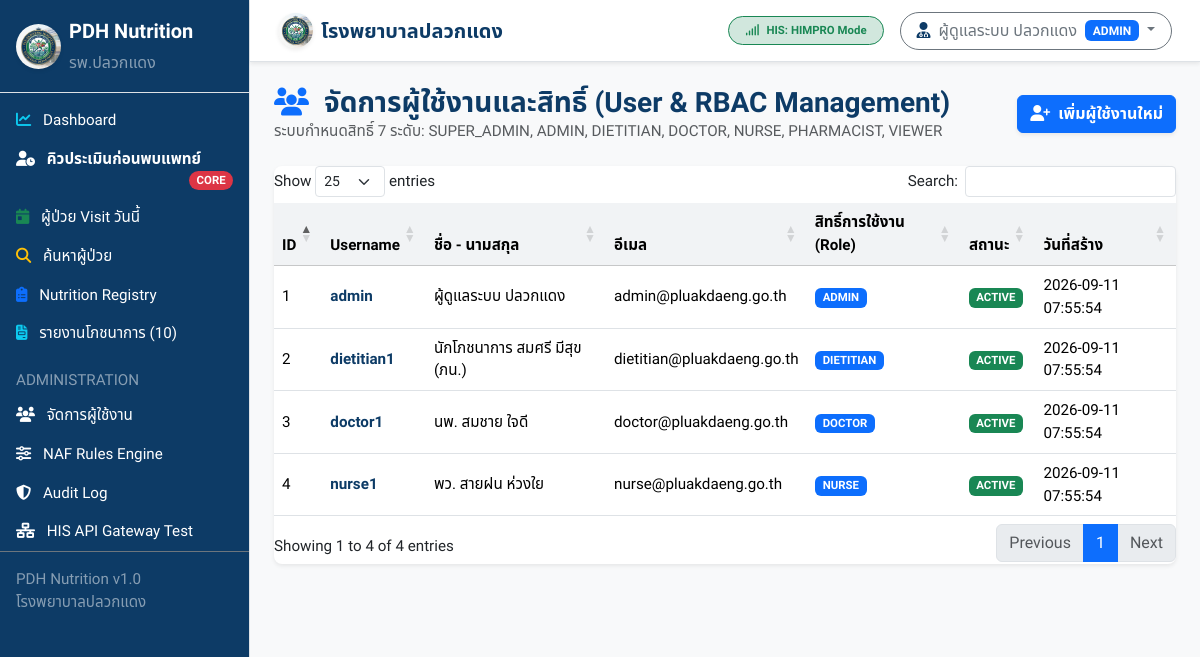
Page /admin/users (signed in) on the committed database.
### tables this page shows
CREATE TABLE `users` (
  `id` INT AUTO_INCREMENT PRIMARY KEY,
  `username` VARCHAR(50) NOT NULL UNIQUE,
  `password_hash` VARCHAR(255) NOT NULL,
  `fullname` VARCHAR(100) NOT NULL,
  `email` VARCHAR(100) NULL,
  `role` VARCHAR(30) NOT NULL DEFAULT 'DIETITIAN',
  `status` ENUM('ACTIVE', 'INACTIVE', 'SUSPENDED') NOT NULL DEFAULT 'ACTIVE',
  `created_at` DATETIME NOT NULL DEFAULT CURRENT_TIMESTAMP,
  `updated_at` DATETIME NULL ON UPDATE CURRENT_TIMESTAMP,
  INDEX `idx_users_role` (`role`),
  INDEX `idx_users_status` (`status`)
);

### app/Controllers/AdminController.php (called while the page is built, shortened)
<?php
class AdminController {
    public function users(): void {
        $pdo = Database::getConnection();
        $stmt = $pdo->query("SELECT * FROM users ORDER BY id ASC");
        $users = $stmt->fetchAll(PDO::FETCH_ASSOC);
        require __DIR__ . '/../../views/admin/users.php';
    }
}

### views/admin/users.php (the view, shortened to what this page needs)
<?php
require __DIR__ . '/../layouts/header.php';
require __DIR__ . '/../layouts/sidebar.php';
?>
<div id="page-content-wrapper" class="w-100">
  <?php require __DIR__ . '/../layouts/navbar.php'; ?>
  <div class="container-fluid p-4">
    <div class="d-flex justify-content-between align-items-center mb-4">
      <div>
        <h3 class="fw-bold text-pdh-blue mb-0"><i class="fa-solid fa-users text-primary me-2"></i> จัดการผู้ใช้งานและสิทธิ์ (User & RBAC Management)</h3>
        <p class="text-muted mb-0">ระบบกำหนดสิทธิ์ 7 ระดับ: SUPER_ADMIN, ADMIN, DIETITIAN, DOCTOR, NURSE, PHARMACIST, VIEWER</p>
      </div>
      <button class="btn btn-primary fw-bold shadow-sm" data-bs-toggle="modal" data-bs-target="#userModal">
        <i class="fa-solid fa-user-plus me-1"></i> เพิ่มผู้ใช้งานใหม่
      </button>
    </div>
    <div class="card shadow-sm border-0">
      <div class="card-body p-0">
        <div class="table-responsive">
          <table class="table table-hover align-middle mb-0 datatable">
            <thead class="table-light">
              <tr>
                <th>ID</th>
                <th>Username</th>
                <th>ชื่อ - นามสกุล</th>
                <th>อีเมล</th>
                <th>สิทธิ์การใช้งาน (Role)</th>
                <th>สถานะ</th>
                <th>วันที่สร้าง</th>
              </tr>
            </thead>
            <tbody>
              <?php foreach ($users as $u): ?>
                <tr>
                  <td><?= $u['id'] ?></td>
                  <td class="fw-bold text-pdh-blue"><?= htmlspecialchars($u['username']) ?></td>
                  <td><?= htmlspecialchars($u['fullname']) ?></td>
                  <td><?= htmlspecialchars($u['email'] ?: '-') ?></td>
                  <td><span class="badge bg-primary px-2 py-1"><?= htmlspecialchars($u['role']) ?></span></td>
                  <td>
                    <?php if ($u['status'] === 'ACTIVE'): ?>
                      <span class="badge bg-success">ACTIVE</span>
                    <?php else: ?>
                      <span class="badge bg-secondary"><?= htmlspecialchars($u['status']) ?></span>
                    <?php endif; ?>
                  </td>
                  <td><?= htmlspecialchars($u['created_at']) ?></td>
                </tr>
              <?php endforeach; ?>
            </tbody>
          </table>
        </div>
      </div>
    </div>
  </div>
</div>
<?php require __DIR__ . '/../layouts/footer.php'; ?>

### public/assets/css/custom.css (style rules this page uses)
:root { --pdh-blue: #0d3b66; --pdh-blue-light: #1d5b96; --pdh-green: #06d6a0; --pdh-amber: #f77f00; --pdh-red: #d62828; --pdh-purple: #7209b7; --pdh-gray: #f8f9fa; --pdh-dark: #212529; }
body { font-family: 'Sarabun', 'Noto Sans Thai', sans-serif; background-color: var(--pdh-gray); color: var(--pdh-dark); font-size: 0.95rem; }
.text-pdh-blue { color: var(--pdh-blue) !important; }
.card { border-radius: 8px; border: 1px solid rgba(0, 0, 0, 0.08); box-shadow: 0 2px 6px rgba(0, 0, 0, 0.04); }
.table th { font-weight: 600; background-color: #f1f3f5; }

### rows in the picture
users: id "1", username "admin", fullname "ผู้ดูแลระบบ ปลวกแดง", email "admin@pluakdaeng.go.th", role "ADMIN", status "ACTIVE", created_at "2026-09-11 07:55:54"
users: id "2", username "dietitian1", fullname "นักโภชนาการ สมศรี มีสุข (ภน.)", email "dietitian@pluakdaeng.go.th", role "DIETITIAN", status "ACTIVE", created_at "2026-09-11 07:55:54"
users: id "3", username "doctor1", fullname "นพ. สมชาย ใจดี", email "doctor@pluakdaeng.go.th", role "DOCTOR", status "ACTIVE", created_at "2026-09-11 07:55:54"
users: id "4", username "nurse1", fullname "พว. สายฝน ห่วงใย", email "nurse@pluakdaeng.go.th", role "NURSE", status "ACTIVE", created_at "2026-09-11 07:55:54"

### other values in the picture
$hisDriver "HIMPRO"
$userName "ผู้ดูแลระบบ ปลวกแดง"
$userRole "ADMIN"
